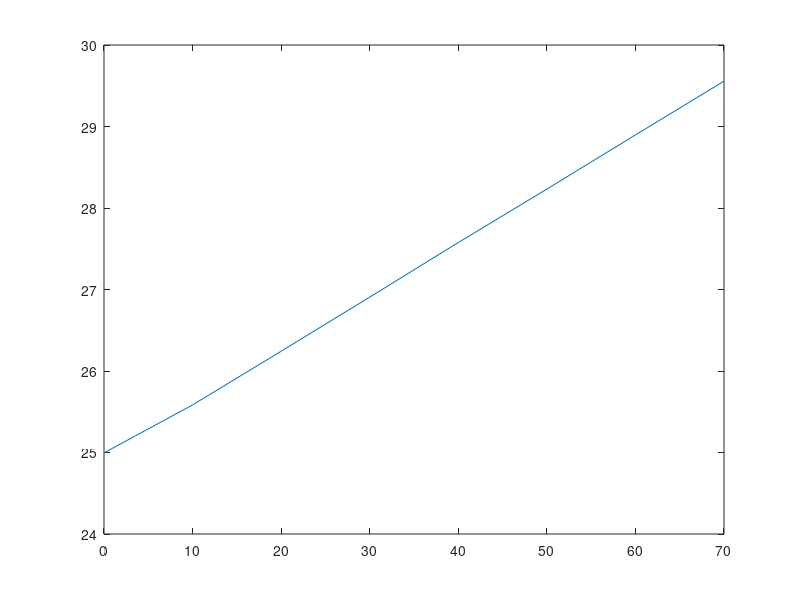

MATLAB code to generate this figure:

c1=[-6.251,-6.243,-6.238,-6.261,-6.252,-6.259,-6.246,-6.226,-6.259,-6.238,-6.278,-6.237,-6.260,-6.240,-6.248,-6.230,-6.242,-6.244,-6.242,-6.239,-6.258,-6.264,-6.248,-6.281,-6.250,-6.250,-6.239,-6.277,-6.260,-6.261,-6.245,-6.261,-6.234,-6.251,-6.256,-6.248,-6.258,-6.250,-6.259,-6.263,-6.256,-6.251,-6.266,-6.262,-6.246,-6.254,-6.253,-6.291,-6.297,-6.253,-6.259,-6.266,-6.237,-6.272,-6.291,-6.262,-6.259,-6.242,-6.253,-6.251,-6.245,-6.267,-6.248,-6.243,-6.274,-6.255,-6.284,-6.248,-6.272,-6.229,-6.245,-6.252,-6.249,-6.280,-6.265,-6.244,-6.267,-6.240,-6.259,-6.243,-6.258,-6.237,-6.273,-6.249,-6.244,-6.272,-6.239,-6.252,-6.258,-6.245,-6.254,-6.240,-6.271,-6.272,-6.235,-6.266,-6.267,-6.247,-6.269,-6.255];

c1=mean(c1);

c2=[-5.657,-5.663,-5.616,-5.688,-5.665,-5.648,-5.662,-5.661,-5.661,-5.656,-5.678,-5.646,-5.685,-5.682,-5.653,-5.627,-5.688,-5.647,-5.677,-5.675,-5.686,-5.662,-5.649,-5.702,-5.670,-5.663,-5.666,-5.654,-5.681,-5.657,-5.669,-5.652,-5.661,-5.664,-5.692,-5.661,-5.663,-5.651,-5.670,-5.682,-5.629,-5.692,-5.653,-5.668,-5.680,-5.650,-5.676,-5.686,-5.680,-5.663,-5.643,-5.671,-5.669,-5.622,-5.660,-5.696,-5.649,-5.654,-5.694,-5.653,-5.667,-5.675,-5.665,-5.677,-5.662,-5.696,-5.682,-5.629,-5.675,-5.668,-5.675,-5.653,-5.678,-5.671,-5.659,-5.654,-5.705,-5.663,-5.696,-5.701,-5.668,-5.661,-5.676,-5.701,-5.649,-5.681,-5.658,-5.668,-5.649,-5.662,-5.628,-5.683,-5.671,-5.682,-5.675,-5.640,-5.677,-5.644,-5.664,-5.649];

c2=mean(c2);

c3=[-5.025,-4.993,-5.009,-5.031,-5.012,-4.990,-5.027,-4.985,-5.015,-5.000,-4.988,-4.983,-5.020,-4.981,-5.017,-5.014,-5.007,-4.984,-5.011,-5.001,-5.040,-5.016,-4.984,-5.024,-5.010,-4.982,-5.009,-5.001,-5.024,-5.015,-5.031,-5.010,-4.998,-5.013,-5.021,-5.011,-4.989,-5.015,-5.004,-5.002,-5.023,-5.037,-4.988,-5.017,-5.000,-5.030,-5.006,-4.999,-4.988,-5.026,-4.998,-5.016,-5.004,-5.000,-5.023,-4.983,-5.027,-5.007,-4.988,-5.006,-5.022,-5.021,-5.003,-5.004,-5.011,-5.029,-5.004,-4.989,-5.021,-5.000,-5.024,-4.977,-5.030,-4.976,-5.002,-5.029,-5.000,-5.018,-5.002,-4.988,-4.995,-5.005,-5.008,-5.039,-5.007,-5.009,-4.998,-5.006,-4.993,-5.042,-5.003,-5.016,-4.975,-5.011,-4.991,-5.015,-5.000,-5.018,-4.998,-5.005];

c3=mean(c3);


c4=[-4.330,-4.338,-4.349,-4.335,-4.327,-4.346,-4.357,-4.330,-4.344,-4.344,-4.352,-4.330,-4.327,-4.345,-4.350,-4.326,-4.348,-4.348,-4.360,-4.325,-4.340,-4.350,-4.344,-4.354,-4.329,-4.354,-4.352,-4.339,-4.341,-4.335,-4.345,-4.326,-4.348,-4.323,-4.348,-4.333,-4.360,-4.358,-4.351,-4.338,-4.345,-4.333,-4.342,-4.357,-4.333,-4.348,-4.343,-4.351,-4.320,-4.356,-4.346,-4.344,-4.336,-4.338,-4.325,-4.351,-4.358,-4.354,-4.351,-4.338,-4.332,-4.337,-4.350,-4.338,-4.345,-4.351,-4.332,-4.366,-4.345,-4.335,-4.354,-4.349,-4.348,-4.343,-4.341,-4.340,-4.332,-4.349,-4.318,-4.352,-4.327,-4.350,-4.353,-4.353,-4.336,-4.343,-4.352,-4.333,-4.361,-4.361,-4.316,-4.351,-4.350,-4.375,-4.341,-4.345,-4.351,-4.330,-4.361,-4.360];

c4=mean(c4);

c5=[-3.641,-3.670,-3.680,-3.659,-3.695,-3.691,-3.700,-3.661,-3.670,-3.704,-3.683,-3.664,-3.672,-3.675,-3.681,-3.657,-3.652,-3.674,-3.678,-3.682,-3.697,-3.689,-3.674,-3.693,-3.658,-3.679,-3.680,-3.666,-3.675,-3.660,-3.667,-3.660,-3.655,-3.652,-3.667,-3.662,-3.676,-3.689,-3.682,-3.657,-3.673,-3.673,-3.673,-3.663,-3.668,-3.667,-3.659,-3.700,-3.666,-3.670,-3.663,-3.694,-3.666,-3.654,-3.675,-3.669,-3.685,-3.685,-3.660,-3.682,-3.695,-3.676,-3.654,-3.652,-3.677,-3.665,-3.686,-3.689,-3.674,-3.677,-3.659,-3.684,-3.654,-3.695,-3.680,-3.661,-3.692,-3.688,-3.665,-3.649,-3.662,-3.674,-3.657,-3.704,-3.683,-3.668,-3.670,-3.665,-3.692,-3.657,-3.685,-3.678,-3.687,-3.666,-3.679,-3.687,-3.677,-3.678,-3.695,-3.665];


c5=mean(c5);


c6=[-3.039,-3.025,-2.985,-3.005,-3.030,-3.007,-3.021,-3.019,-3.018,-3.018,-3.016,-3.013,-3.017,-3.001,-2.989,-3.042,-3.025,-3.020,-3.001,-3.005,-3.010,-2.985,-3.035,-3.003,-3.006,-3.020,-3.006,-3.018,-3.026,-2.996,-3.008,-3.027,-3.009,-3.019,-3.003,-3.020,-3.036,-3.013,-3.011,-3.020,-2.992,-3.017,-3.009,-3.026,-3.016,-3.033,-3.017,-3.030,-3.034,-3.019,-3.010,-3.028,-3.025,-3.040,-3.031,-3.005,-3.031,-3.023,-2.989,-3.029,-3.025,-3.034,-3.014,-3.026,-3.004,-3.000,-3.004,-3.017,-3.035,-3.029,-3.023,-3.045,-3.027,-3.014,-3.031,-3.021,-3.007,-3.009,-3.045,-3.029,-3.003,-3.034,-3.014,-3.003,-3.049,-2.998,-3.029,-3.017,-3.028,-3.016,-3.016,-3.010,-3.040,-2.996,-3.022,-3.029,-3.010,-3.012,-3.030,-3.019];

c6=mean(c6);

c7=[-2.371,-2.350,-2.356,-2.340,-2.353,-2.357,-2.350,-2.341,-2.340,-2.363,-2.338,-2.336,-2.355,-2.345,-2.361,-2.348,-2.339,-2.359,-2.366,-2.350,-2.356,-2.349,-2.335,-2.362,-2.369,-2.359,-2.329,-2.377,-2.377,-2.364,-2.322,-2.334,-2.356,-2.330,-2.354,-2.350,-2.361,-2.342,-2.361,-2.350,-2.354,-2.352,-2.338,-2.355,-2.352,-2.345,-2.362,-2.354,-2.346,-2.353,-2.358,-2.353,-2.350,-2.378,-2.364,-2.352,-2.358,-2.383,-2.355,-2.366,-2.367,-2.370,-2.342,-2.369,-2.355,-2.356,-2.351,-2.351,-2.356,-2.338,-2.352,-2.367,-2.349,-2.354,-2.354,-2.362,-2.346,-2.349,-2.387,-2.340,-2.348,-2.352,-2.354,-2.344,-2.351,-2.336,-2.373,-2.340,-2.363,-2.337,-2.350,-2.358,-2.346,-2.396,-2.334,-2.373,-2.358,-2.364,-2.335,-2.358];

c7=mean(c7);

c8=[-1.687,-1.691,-1.695,-1.682,-1.690,-1.691,-1.670,-1.712,-1.709,-1.691,-1.694,-1.711,-1.712,-1.686,-1.723,-1.672,-1.694,-1.679,-1.700,-1.692,-1.686,-1.699,-1.695,-1.681,-1.717,-1.718,-1.664,-1.695,-1.710,-1.687,-1.686,-1.692,-1.695,-1.700,-1.701,-1.676,-1.685,-1.700,-1.691,-1.682,-1.704,-1.681,-1.684,-1.690,-1.681,-1.700,-1.687,-1.668,-1.703,-1.703,-1.689,-1.686,-1.716,-1.682,-1.687,-1.703,-1.683,-1.683,-1.697,-1.700,-1.690,-1.692,-1.681,-1.690,-1.684,-1.707,-1.720,-1.692,-1.698,-1.708,-1.699,-1.677,-1.691,-1.687,-1.697,-1.689,-1.716,-1.688,-1.689,-1.697,-1.676,-1.711,-1.699,-1.696,-1.676,-1.685,-1.713,-1.690,-1.661,-1.702,-1.694,-1.694,-1.714,-1.695,-1.691,-1.704,-1.699,-1.693,-1.691,-1.696];

c8=mean(c8);


c=[c1, c2, c3, c4, c5, c6, c7, c8];
c=c+31.25;

nivel=0:10:70;

p=polyfit(nivel,c,1);

%pendiente y offset de nivel(capacidad), no de capacidad(nivel)
pendiente=1/p(1);
offset=-p(2)/p(1);

plot(nivel,c)









